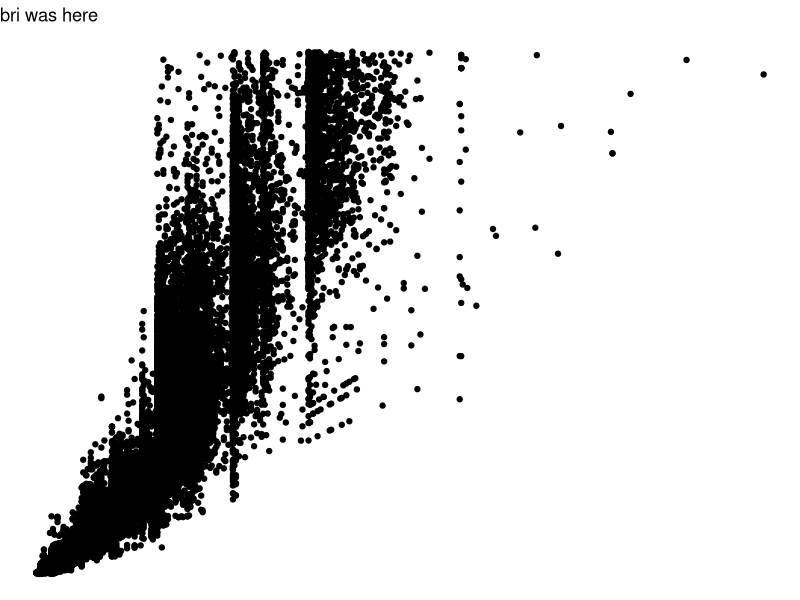
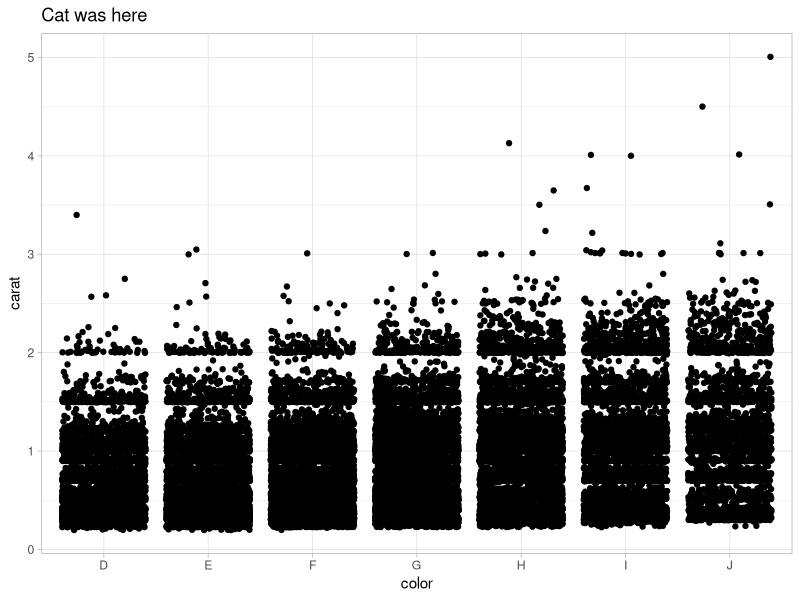
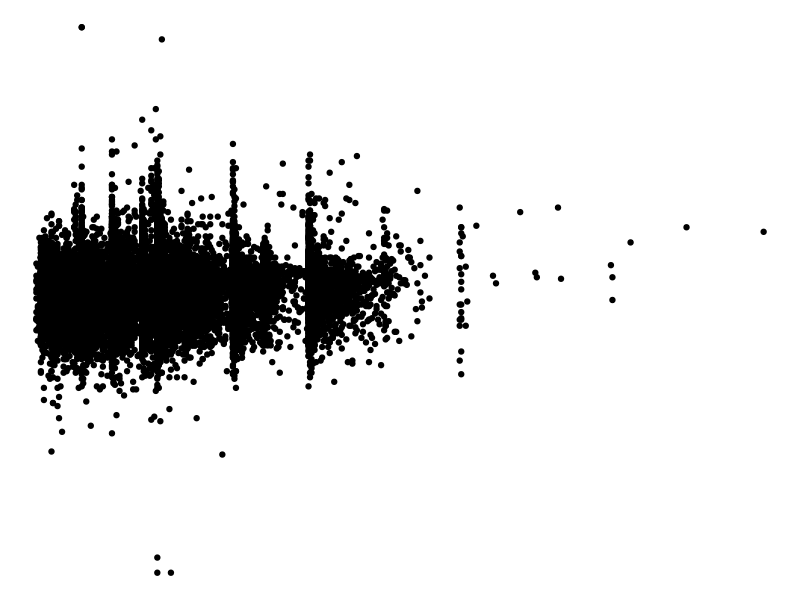

These figures' R source, in order:
## ---- chunk 1
knitr::opts_chunk$set(echo = TRUE)
library(tidyverse)
## ---- chunk 2
# Partner 1: 
# Run the code below to see the original graph
# Change the code below to make the point color change based on 'cut', and update the theme to theme_bw(). Update the title to include your first name. 

ggplot(data = diamonds, aes(x = carat, y = price)) +
  geom_point() +
  theme_void() +
  labs(title = "bri was here")
## ---- chunk 3
# Partner 2: 
# Run the code below to see the original graph
# Change the code below to make the geom a geom_jitter, and update the theme to theme_light. Update the title to include your first name. 

ggplot(data = diamonds, aes(x = color, y = carat)) +
  geom_jitter() +
  theme_light() +
  labs(title = "Cat was here")
## ---- chunk 4

ggplot(data = diamonds, aes(x = carat, y = depth)) +
  geom_point() +
  theme_void()
## ---- chunk 5

